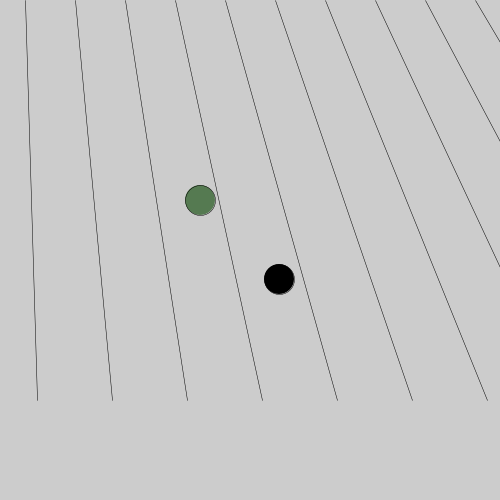
Frame 1 (no input)
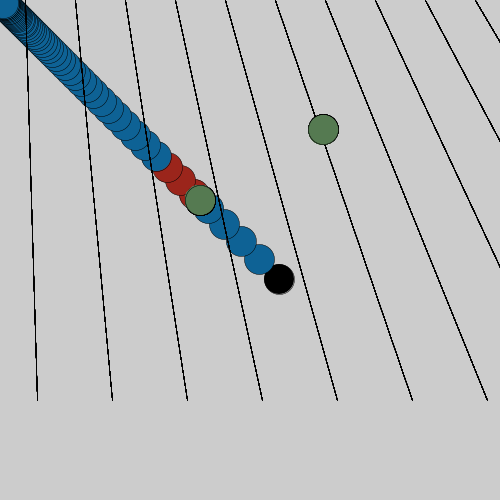
Frame 60 (the mouse pressed at the canvas centre just before this capture)
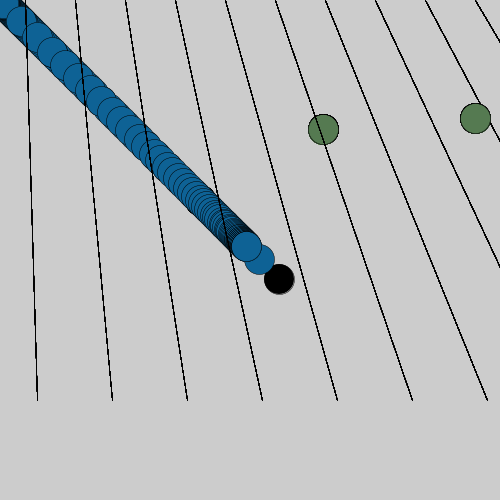
Frame 120 (the mouse held since frame 60 and released just before this capture)

The Processing sketch that drew these frames (run headless with seeded random() and noise(); from frame 60 on, the mouse is pressed at the canvas centre):

// Processing sketch: processing_128803
// ── processing_128803.pde

//if statements, for loops, response, 

int timer = 0;
float fX = 200;
float fY = 200;
float eX = 250;
float eY = 250;
float pX = 300;
float pY = 300; 
float easing = .07; 
color pColor = color(#0E6295);

void setup () {
  size (500,500);
  frameRate (24);
}

void draw () {
  bGround (                              );
  food ();
  player1 ();
  collisions ();
} 

void food (){
  //respawn
  timer ++; 
  if (timer >= 48){
    fX = random(width);
    fY = random(height);
    timer = 0;
}
fill (#557A51);
ellipse(fX,fY,30,30);
}

void player1 (){
 float targetX = mouseX;
 float targetY = mouseY;
 pX += (targetX - pX) * easing;
 pY += (targetY - pY) * easing;
 fill(pColor);
 ellipse (pX,pY,30,30);
}

void collisions (){
  float pDist = dist(pX,pY,fX,fY);
  if(pDist <= 30){
    pColor = color(#9B251B);
  }
  else{ 
    pColor = color(#0E6295);
  }
}

void bGround (){
  strokeWeight (.5);
for(int i = 25; i < width; i += 50){
    line (i,0,i + i/2,400);
  }
}
